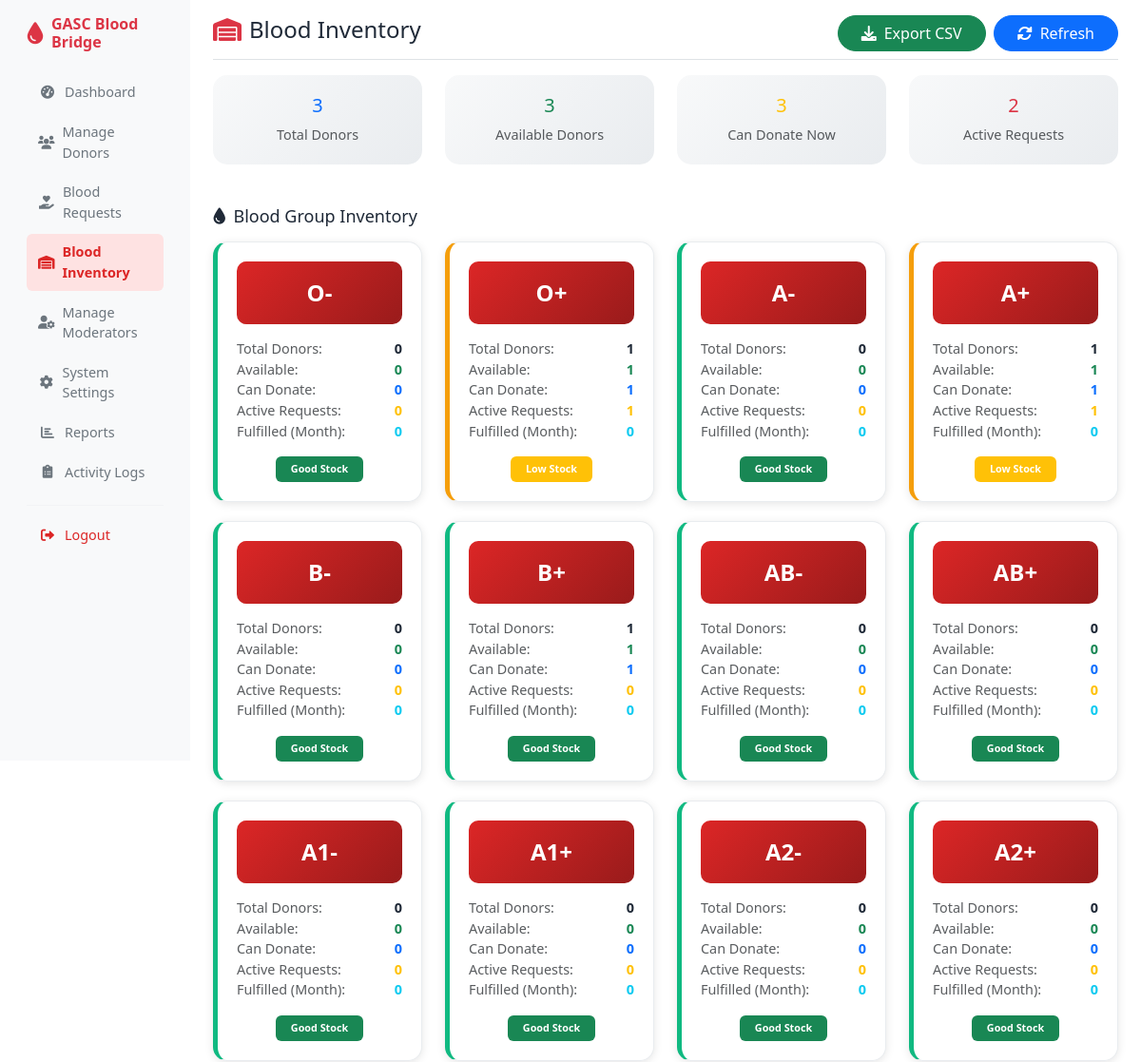
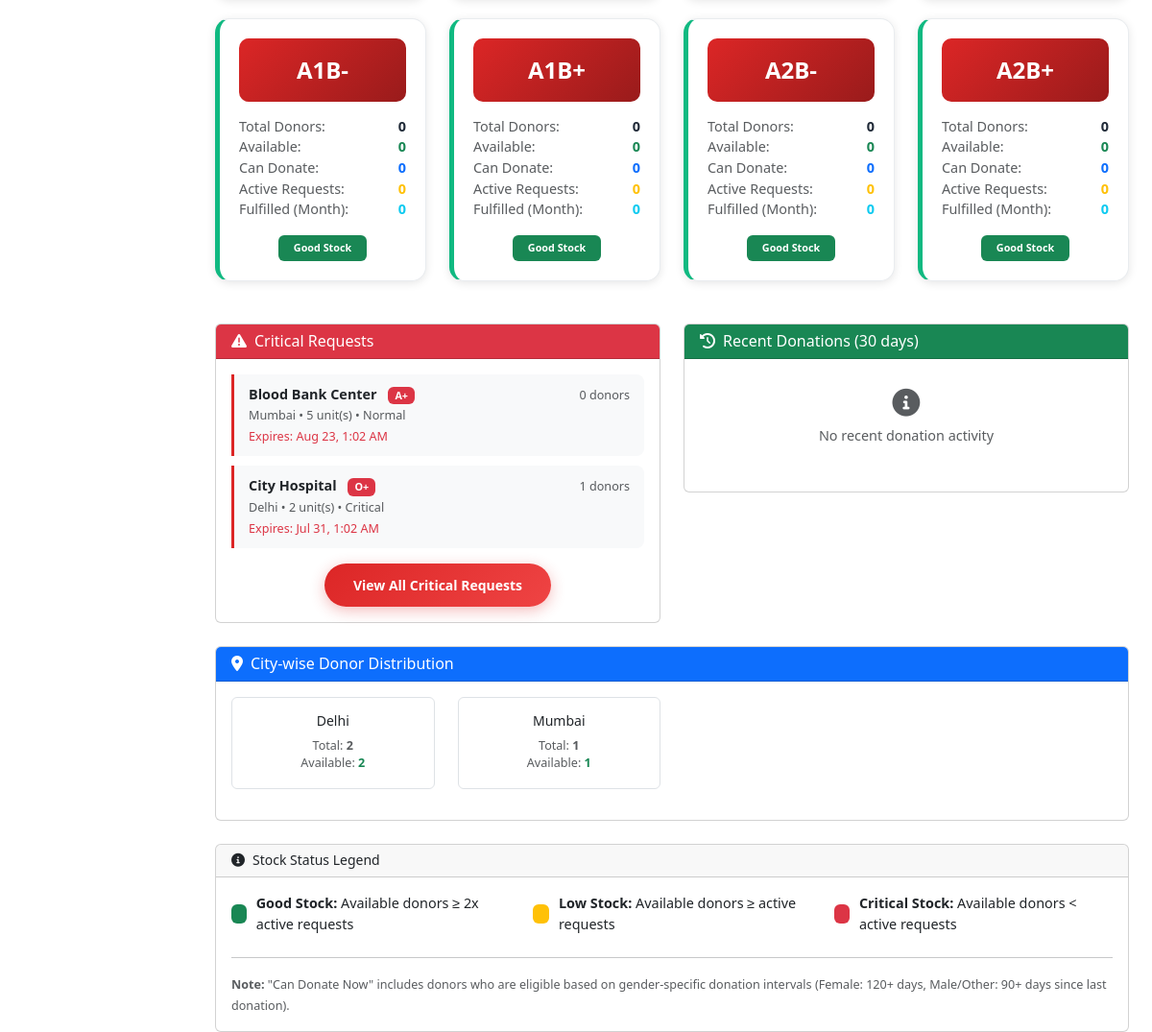
The page /admin/inventory.php (signed in) on the database its author committed (2 pictures, top to bottom).
### tables this page shows
CREATE TABLE blood_requests (
    id INT PRIMARY KEY AUTO_INCREMENT,
    requester_email VARCHAR(100) NOT NULL,
    requester_name VARCHAR(100) NOT NULL,
    requester_phone VARCHAR(15) NOT NULL,
    blood_group VARCHAR(15) NOT NULL COMMENT 'Supports standard and extended blood group formats',
    urgency ENUM('Critical', 'Urgent', 'Normal') NOT NULL,
    details TEXT NOT NULL,
    city VARCHAR(100) NOT NULL,
    units_needed INT DEFAULT 1,
    status ENUM('Active', 'Fulfilled', 'Expired', 'Cancelled') DEFAULT 'Active',
    expires_at DATETIME NOT NULL,
    created_at TIMESTAMP DEFAULT CURRENT_TIMESTAMP,
    updated_at TIMESTAMP DEFAULT CURRENT_TIMESTAMP ON UPDATE CURRENT_TIMESTAMP,
    
    INDEX idx_blood_group (blood_group),
    INDEX idx_city (city),
    INDEX idx_status (status),
    INDEX idx_urgency (urgency),
    INDEX idx_expires_at (expires_at)
);

### admin/inventory.php (the view, shortened to what the rows shown need)
<?php
require_once '../config/database.php';
$db = new Database();
$inventory = getBloodInventoryStats();
$criticalRequests = $db->query("
    SELECT
        br.*,
        (SELECT COUNT(*) FROM users u WHERE u.blood_group = br.blood_group AND u.city = br.city AND u.is_available = TRUE AND u.is_verified = TRUE AND u.is_active = TRUE AND u.user_type = 'donor') as available_donors_count
    FROM blood_requests br
    WHERE br.status = 'Active'
    AND (br.urgency = 'Critical' OR br.expires_at <= DATE_ADD(NOW(), INTERVAL 24 HOUR))
    ORDER BY br.urgency DESC, br.expires_at ASC
    LIMIT 5
")->fetch_all(MYSQLI_ASSOC);
?>
<!DOCTYPE html>
<html lang="en">
<head>
    <link href="https://cdn.jsdelivr.net/npm/bootstrap@5.3.0/dist/css/bootstrap.min.css" rel="stylesheet">
    <link href="https://cdnjs.cloudflare.com/ajax/libs/font-awesome/6.0.0/css/all.min.css" rel="stylesheet">
    <link href="../assets/css/style.css" rel="stylesheet">
</head>
<body>
    <div class="container-fluid">
        <div class="row">
            <div class="col-md-9 col-lg-10 ms-sm-auto px-md-4 admin-main-content">
                <div class="d-flex justify-content-between flex-wrap flex-md-nowrap align-items-center pt-3 pb-2 mb-3 border-bottom">
                    <h1 class="h2">
                        <i class="fas fa-warehouse text-danger me-2"></i>Blood Inventory
                    </h1>
                </div>
                <div class="row mb-4">
                    <?php foreach ($inventory as $item): ?>
                        <div class="col-lg-3 col-md-6">
                            <div class="inventory-card stock-<?php echo strtolower($item['stock_status']); ?>">
                                <div class="blood-group-header">
                                    <?php echo htmlspecialchars($item['blood_group']); ?>
                                </div>
                                <div class="mb-3">
                                    <div class="d-flex justify-content-between">
                                        <span class="text-muted">Total Donors:</span>
                                        <strong><?php echo $item['total_donors']; ?></strong>
                                    </div>
                                    <div class="d-flex justify-content-between">
                                        <span class="text-muted">Available:</span>
                                        <strong class="text-success"><?php echo $item['available_donors']; ?></strong>
                                    </div>
                                    <div class="d-flex justify-content-between">
                                        <span class="text-muted">Can Donate:</span>
                                        <strong class="text-primary"><?php echo $item['can_donate_now']; ?></strong>
                                    </div>
                                    <div class="d-flex justify-content-between">
                                        <span class="text-muted">Active Requests:</span>
                                        <strong class="text-warning"><?php echo $item['active_requests']; ?></strong>
                                    </div>
                                    <div class="d-flex justify-content-between">
                                        <span class="text-muted">Fulfilled (Month):</span>
                                        <strong class="text-info"><?php echo $item['fulfilled_this_month']; ?></strong>
                                    </div>
                                </div>
                                <div class="text-center">
                                    <span class="badge <?php
                                        echo $item['stock_status'] === 'Good' ? 'bg-success' :
                                            ($item['stock_status'] === 'Low' ? 'bg-warning' : 'bg-danger');
                                    ?> px-3 py-2">
                                        <?php echo $item['stock_status']; ?> Stock
                                    </span>
                                </div>
                            </div>
                        </div>
                    <?php endforeach; ?>
                </div>
                <div class="row">
                    <div class="col-lg-6">
                        <div class="card">
                            <div class="card-body">
                                <?php if (empty($criticalRequests)): ?>
                                    <div class="text-center text-muted py-3">
                                        <i class="fas fa-check-circle fa-2x mb-2"></i>
                                        <p>No critical requests at the moment</p>
                                    </div>
                                <?php else: ?>
                                    <?php foreach ($criticalRequests as $request): ?>
                                        <div class="activity-item">
                                            <div class="d-flex justify-content-between align-items-start">
                                                <div>
                                                    <strong><?php echo htmlspecialchars($request['requester_name']); ?></strong>
                                                    <span class="badge bg-danger ms-2"><?php echo $request['blood_group']; ?></span>
                                                    <br>
                                                    <small class="text-muted">
                                                        <?php echo $request['city']; ?> •
                                                        <?php echo $request['units_needed']; ?> unit(s) •
                                                        <?php echo $request['urgency']; ?>
                                                    </small>
                                                    <br>
                                                    <small class="text-danger">
                                                        Expires: <?php echo date('M j, g:i A', strtotime($request['expires_at'])); ?>
                                                    </small>
                                                </div>
                                                <div class="text-end">
                                                    <small class="text-muted">
                                                        <?php echo $request['available_donors_count']; ?> donors
                                                    </small>
                                                </div>
                                            </div>
                                        </div>
                                    <?php endforeach; ?>
                                <?php endif; ?>
                            </div>
                        </div>
                    </div>
                </div>
            </div>
        </div>
    </div>
</body>
</html>

### rows shown on the page
blood_requests: blood_group "O+", total_donors "1", available_donors "1", can_donate_now "1", active_requests "1", fulfilled_this_month "0", stock_status "Low", requester_name "City Hospital", city "Delhi", units_needed "2", urgency "Critical", expires_at "Jul 31, 1:02 AM", available_donors_count "1"
blood_requests: requester_name "Blood Bank Center", blood_group "A+", city "Mumbai", units_needed "5", urgency "Normal", expires_at "Aug 23, 1:02 AM", available_donors_count "0"

### other values the page prints
$totalDonors "3"
$totalAvailable "3"
$totalCanDonate "3"
$totalActiveRequests "2"
$item['blood_group'] "O-"
$item['total_donors'] "0"
$item['available_donors'] "0"
$item['can_donate_now'] "0"
$item['active_requests'] "0"
$item['fulfilled_this_month'] "0"
$item['stock_status'] "Good"
$item['blood_group'] "A-"
$item['blood_group'] "A+"
$item['total_donors'] "1"
$item['available_donors'] "1"
